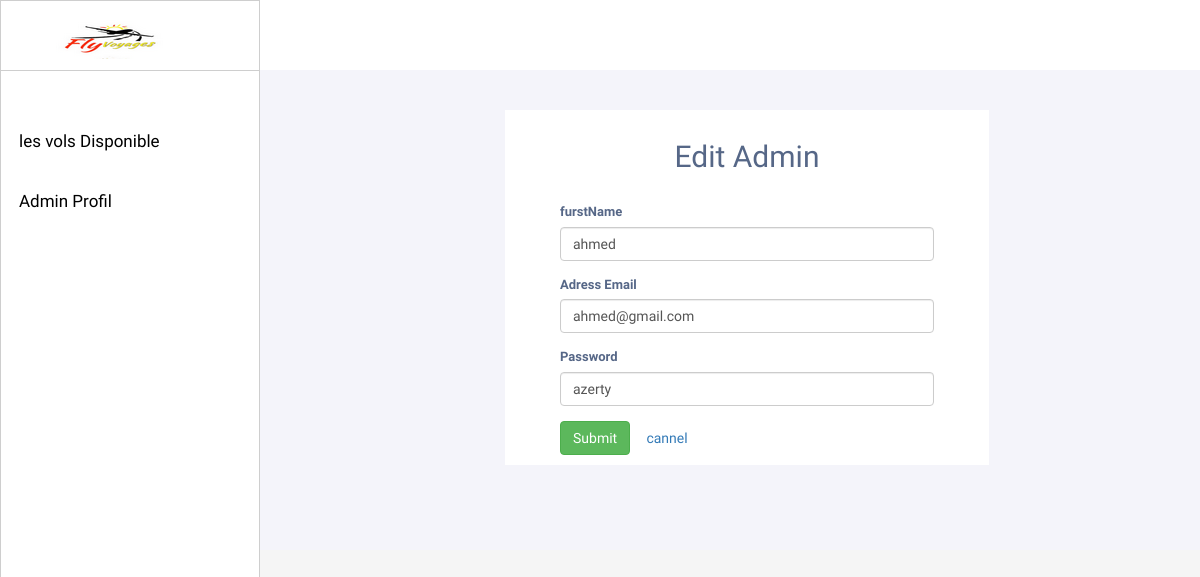
The app's page /admin/update.php?id=2 with its own data.
### tables this page shows
CREATE TABLE `users` (
  `iduser` int(11) NOT NULL,
  `username` varchar(200) NOT NULL,
  `mail` varchar(200) NOT NULL,
  `pass_word` varchar(50) NOT NULL,
  `statu` varchar(100) NOT NULL
);

### admin/update.php (the view, shortened to what this page needs)
<?php
include "header.php";
$db = mysqli_connect("127.0.0.1", "root", "", "newgestionvols");
   $id=$_GET['id'];
   $query = mysqli_query($db,"SELECT * from users where iduser='$id'");
    if ($row = mysqli_fetch_array($query)) {
    }
?>
<link rel="stylesheet" href="css/update.css">
</nav>
<div class="boxContent">
<div class="firstRow">
<form action="" method="post">
<h2 style="text-align:center; margin-bottom: 30px">Edit Admin</h2>
  <div class="form-group">
    <label for="exampleInputEmail1">furstName</label>
    <input type="text" class="form-control" name="user" value="<?php echo $row['username']; ?>">
  </div>
  <div class="form-group">
    <label for="exampleInputPassword1">Adress Email</label>
    <input type="email" class="form-control "name="email" value="<?php echo $row['mail']; ?>">
  </div>
  <div class="form-group">
    <label for="exampleInputEmail1">Password</label>
    <input type="text" class="form-control" name="pass" value="<?php echo $row['pass_word']; ?>">
  </div>
  <button type="submit" class="btn btn-success" name="modifier">Submit</button>
  <button type="submit" class="btn btn-red"><a href="admin.php">cannel</a></button>
</form>

### admin/css/head.css (style rules this page uses)
:root { --color-white: white; --color-black: black; --color-grey: #CECECE; --color-primary: #7385F2; }
* { margin: 0; padding: 0; box-sizing: border-box; }
body { font-family: 'Roboto', sans-serif; }
.boxContent { padding: 70px 30px; }

### admin/css/admin.css (style rules this page uses)
body { color: #566787; background: #f5f5f5; font-family: 'Varela Round', sans-serif; font-size: 13px; }

### admin/css/update.css (style rules this page uses)
form { margin-bottom: 15px; background: white; padding: 10px 55px; max-width: 55%; margin-left: 215px; margin-top: -30px; }

### records on screen
users: user "ahmed", email "ahmed@gmail.com", pass "azerty"
